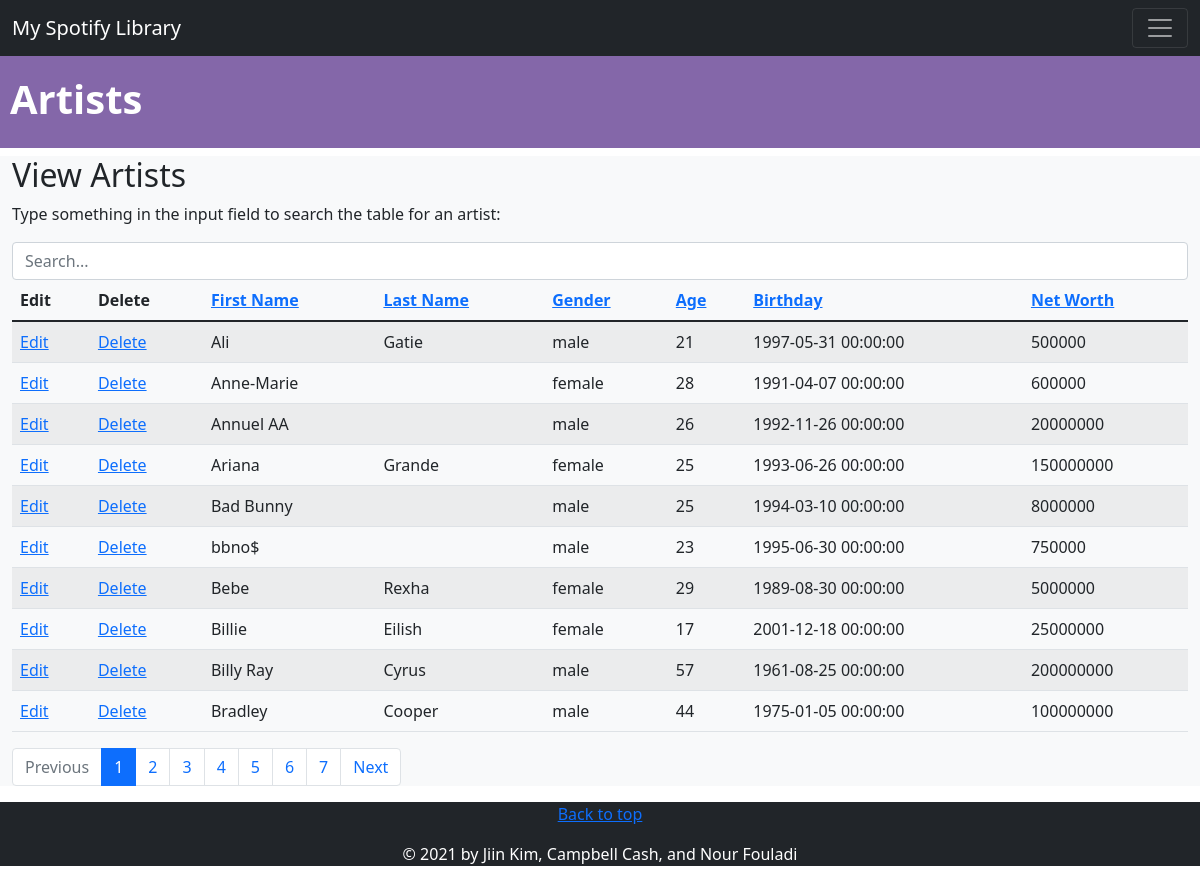
Screenshot of /view_artists.php with the database file from the repository.
### tables this page shows
CREATE TABLE `artists` (
 `artist_id` int NOT NULL AUTO_INCREMENT,
 `artist_first_name` varchar(45) NOT NULL,
 `artist_last_name` varchar(45) DEFAULT NULL,
 `gender` varchar(45) DEFAULT NULL,
 `age` int DEFAULT NULL,
 `birthday` datetime DEFAULT NULL,
 `net_worth` decimal(12,0) DEFAULT NULL,
 PRIMARY KEY (`artist_id`),
 UNIQUE KEY `artist_id_UNIQUE` (`artist_id`)
);

### view_artists.php (the view, shortened to what this page needs)
<!DOCTYPE html>
<html lang="en">
<head>
    <link href="https://cdn.jsdelivr.net/npm/bootstrap@5.1.3/dist/css/bootstrap.min.css" rel="stylesheet">
    <link rel="stylesheet" href="css/main.css">
</head>
<body>
    <h1 id="artists-header"><strong>Artists</strong></h1>
    <div class="container-fluid container-xxl bg-light">
        <nav class="navbar navbar-expand-xxl bg-dark navbar-dark fixed-top">
            <div class="container-fluid">
                <a class="navbar-brand" href="#">My Spotify Library</a>
                <button class="navbar-toggler" type="button" data-bs-toggle="collapse" data-bs-target="#collapsibleNavbar">
                    <span class="navbar-toggler-icon"></span>
                </button>
            </div>
        </nav>
        <h2>View Artists</h2>
        <p>Type something in the input field to search the table for an artist:</p>
        <input class="form-control" id="myInput" type="text" placeholder="Search...">
        <?php
            include ('mysqli_connect_to_myspotify.php');
            $results_per_page = 10;
            $query = "
                SELECT *
                FROM artists
            ";
            $result = @mysqli_query ($dbc, $query);
            $number_of_result = mysqli_num_rows($result);
            $number_of_page = ceil ($number_of_result / $results_per_page);
            if (!isset ($_GET['page']) ) {
                $current_page = 1;
            } else {
                $current_page = $_GET['page'];
            }
            $page_first_result = ($current_page-1) * $results_per_page;
            $link1 = "{$_SERVER['PHP_SELF']}?sort=f_a";
            $link2 = "{$_SERVER['PHP_SELF']}?sort=l_a";
			$link3 = "{$_SERVER['PHP_SELF']}?sort=g_a";
            $link4 = "{$_SERVER['PHP_SELF']}?sort=a_a";
			$link5 = "{$_SERVER['PHP_SELF']}?sort=b_a";
            $link6 = "{$_SERVER['PHP_SELF']}?sort=n_a";
            if (isset($_GET['sort'])) {
                switch ($_GET['sort']) {
                    case 'f_a':
                        $order_by = 'artist_first_name ASC';
                        $link1 = "{$_SERVER['PHP_SELF']}?sort=f_d";
                        break;
                    case 'f_d':
                        $order_by = 'artist_first_name DESC';
                        $link1 = "{$_SERVER['PHP_SELF']}?sort=f_a";
                        break;
                    case 'l_a':
                        $order_by = 'artist_last_name ASC';
                        $link2 = "{$_SERVER['PHP_SELF']}?sort=l_d";
                        break;
                    case 'l_d':
                        $order_by = 'artist_last_name DESC';
                        $link2 = "{$_SERVER['PHP_SELF']}?sort=l_a";
                        break;
					case 'g_a':
                        $order_by = 'gender ASC';
                        $link3 = "{$_SERVER['PHP_SELF']}?sort=g_d";
                        break;
                    case 'g_d':
                        $order_by = 'gender DESC';
                        $link3 = "{$_SERVER['PHP_SELF']}?sort=g_a";
                        break;
                    case 'a_a':
                        $order_by = 'age ASC';
                        $link4 = "{$_SERVER['PHP_SELF']}?sort=a_d";
                        break;
                    case 'a_d':
                        $order_by = 'age DESC';
                        $link4 = "{$_SERVER['PHP_SELF']}?sort=a_a";
                        break;
					case 'b_a':
                        $order_by = 'birthday ASC';
                        $link5 = "{$_SERVER['PHP_SELF']}?sort=b_d";
                        break;
                    case 'b_d':
                        $order_by = 'birthday DESC';
                        $link5 = "{$_SERVER['PHP_SELF']}?sort=b_a";
                        break;
                    case 'n_a':
                        $order_by = 'net_worth ASC';
                        $link6 = "{$_SERVER['PHP_SELF']}?sort=n_d";
                        break;
                    case 'n_d':
                        $order_by = 'net_worth DESC';
                        $link6 = "{$_SERVER['PHP_SELF']}?sort=n_a";
                        break;
                    default:
                        $order_by = 'artist_first_name ASC';
                        break;
                }
                $sort = $_GET['sort'];
            } else {
                $order_by = 'artist_first_name ASC';
                $sort = 'f_a';
            }
            $query = "
                    SELECT artist_id,
                           artist_first_name,
                           artist_last_name,
						   gender,
						   age,
						   birthday,
						   net_worth
                    FROM artists
                    ORDER BY $order_by
                    LIMIT $page_first_result,$results_per_page
            ";
            $result = @mysqli_query ($dbc, $query);
            echo '
                <div class="row">
                    <div class="col-lg-12">
                        <table class="table table-striped table-hover table-responsive">
                            <thead>
                                <tr>
                                    <th>Edit</th>
                                    <th>Delete</th>
                                    <th><a href="' . $link1 . '">First Name</a></th>
                                    <th><a href="' . $link2 . '">Last Name</a></th>
									<th><a href="' . $link3 . '">Gender</a></th>
									<th><a href="' . $link4 . '">Age</a></th>
									<th><a href="' . $link5 . '">Birthday</a></th>
									<th><a href="' . $link6 . '">Net Worth</a></th>
                                </tr>
                            </thead>
                            <tbody id="myTable">
            ';
            while ($row = mysqli_fetch_assoc($result))
            {
                echo '
                    <tr>
                        <td><a href="edit_artists.php?id=' . $row['artist_id'] . '">Edit</a></td>
                        <td><a href="delete_artists.php?id=' . $row['artist_id'] . '">Delete</a></td>
                ';
                if ($row['artist_id'] >= $number_of_result) {
                    echo '
                        <td>'.$row['artist_first_name'].' <span class="badge bg-info">New</span></td>
                        <td>'.$row['artist_last_name'].'</td>
						<td>'.$row['gender'].'</td>
						<td>'.$row['age'].'</td>
						<td>'.$row['birthday'].'</td>
						<td>'.$row['net_worth'].'</td>
                    ';
                } else {
                    echo '
                        <td>'.$row['artist_first_name'].'</td>
                        <td>'.$row['artist_last_name'].'</td>
						<td>'.$row['gender'].'</td>
						<td>'.$row['age'].'</td>
						<td>'.$row['birthday'].'</td>
						<td>'.$row['net_worth'].'</td>
                    ';
                }
                echo '
                    </tr>
                ';
            }
            echo '
                            </tbody>
                        </table>
                    </div>
                </div>
            ';
            echo '
                <ul class="pagination">
            ';
            if ($current_page >= 2) {
                echo '<li class="page-item"><a class="page-link" href="view_artists.php?page=' . ($current_page - 1) . '&sort=' . $sort .'">Previous</a></li>';
            } else {
                echo '<li class="page-item disabled"><a class="page-link" href="view_artists.php?page=' . $current_page . '&sort=' . $sort .'">Previous</a></li>';
            }
            for($page = 1; $page <= $number_of_page; $page++) {
                if ($page == $current_page) {
                    echo '<li class="page-item active"><a class="page-link" href="view_artists.php?page=' . $page . '&sort=' . $sort .'">' . $page . ' </a></li>';
                } else {
                    echo '<li class="page-item"><a class="page-link" href="view_artists.php?page=' . $page . '&sort=' . $sort .'">' . $page . ' </a></li>';
                }
            }
            if ($current_page <= $number_of_page - 1) {
                echo '<li class="page-item"><a class="page-link" href="view_artists.php?page=' . ($current_page + 1) . '&sort=' . $sort .'">Next</a></li>';
            } else {
                echo '<li class="page-item disabled"><a class="page-link" href="view_artists.php?page=' . $current_page . '&sort=' . $sort .'">Next</a></li>';
            }
            echo '
                </ul>
            ';
        ?>
    </div>
    <footer class="bg-dark text-white text-center">
        <div class="container">
            <p class="float-right">
                <a href="#artists-header">Back to top</a>
            </p>
            <p class="text-center">© 2021 by Jiin Kim, Campbell Cash, and Nour Fouladi</p>
        </div>
    </footer>
</body>
</html>

### css/main.css (style rules this page uses)
#artists-header { background-color: #8467A9; color: white; padding-top: 25px; padding-left: 10px; padding-bottom: 25px; margin-top: 50px }

### rows the page displays
artists: artist_first_name "Ali", artist_last_name "Gatie", gender "male", age "21", birthday "1997-05-31 00:00:00", net_worth "500000"
artists: artist_first_name "Anne-Marie", gender "female", age "28", birthday "1991-04-07 00:00:00", net_worth "600000"
artists: artist_first_name "Annuel AA", gender "male", age "26", birthday "1992-11-26 00:00:00", net_worth "20000000"
artists: artist_first_name "Ariana", artist_last_name "Grande", gender "female", age "25", birthday "1993-06-26 00:00:00", net_worth "150000000"
artists: artist_first_name "Bad Bunny", gender "male", age "25", birthday "1994-03-10 00:00:00", net_worth "8000000"
artists: artist_first_name "bbno$", gender "male", age "23", birthday "1995-06-30 00:00:00", net_worth "750000"
artists: artist_first_name "Bebe", artist_last_name "Rexha", gender "female", age "29", birthday "1989-08-30 00:00:00", net_worth "5000000"
artists: artist_first_name "Billie", artist_last_name "Eilish", gender "female", age "17", birthday "2001-12-18 00:00:00", net_worth "25000000"
artists: artist_first_name "Billy Ray", artist_last_name "Cyrus", gender "male", age "57", birthday "1961-08-25 00:00:00", net_worth "200000000"
artists: artist_first_name "Bradley", artist_last_name "Cooper", gender "male", age "44", birthday "1975-01-05 00:00:00", net_worth "100000000"
